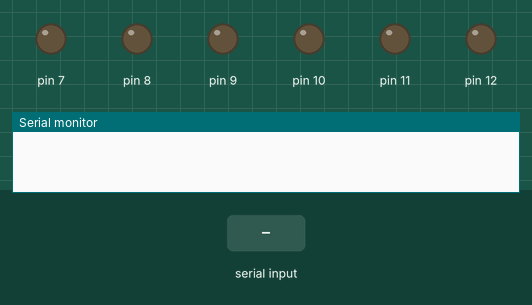
This sketch was run on a simulated Arduino Uno, built with avr-gcc and run on an emulated ATmega328P. Shown: output pins drawn as LEDs (lit = HIGH), the last lines printed to the serial monitor. Inputs (shaded band) come from the test bench.

Above: at 1.2 s.
1.3 s: "7" received over the second serial link
At 2.7 s:
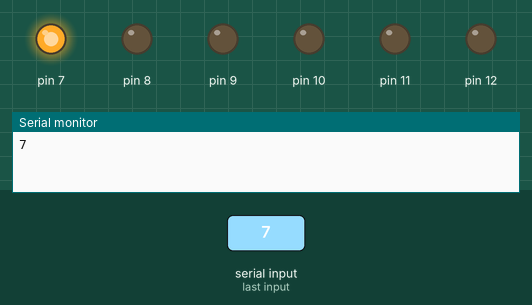
3.8 s: "8" received over the second serial link
At 5.8 s:
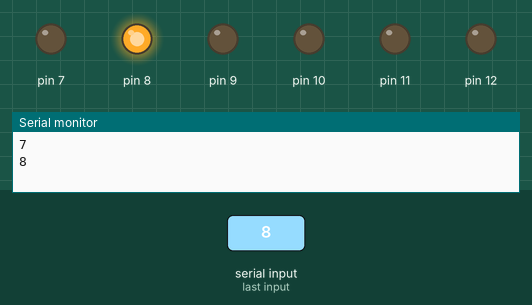
6.2 s: "9" received over the second serial link
At 7.6 s:
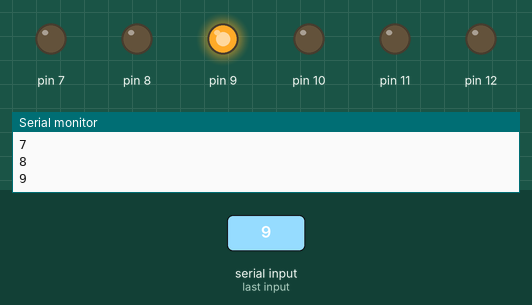
8.7 s: "10" received over the second serial link
At 10.7 s:
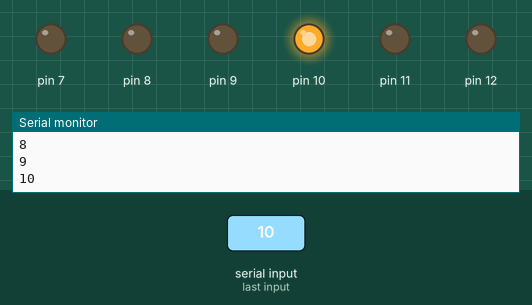
11.1 s: "11" received over the second serial link
At 12.5 s:
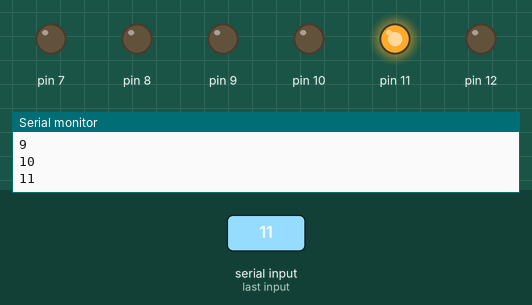
13.5 s: "12" received over the second serial link
At 15.6 s:
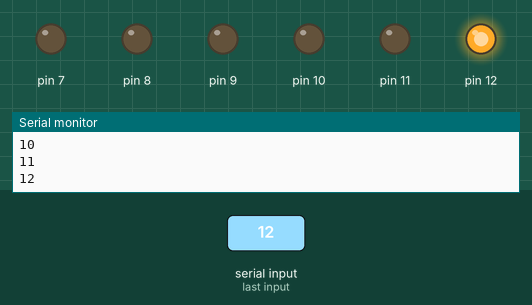
Timing chart, 0 to 17.0 s (numbered marks = the images above; inputs shaded):
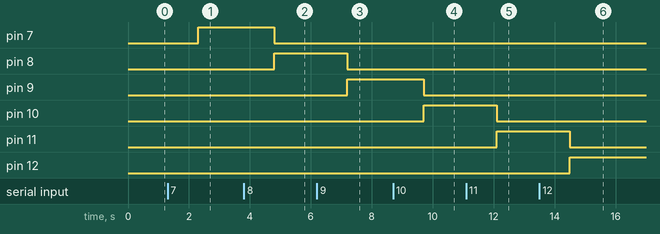

Measured:
- after the input at 1.3 s, pin 7: LOW → HIGH after 1.0 s
- after the input at 3.8 s, pin 7: HIGH → LOW after 1.0 s; pin 8: LOW → HIGH after 1.0 s
- after the input at 6.2 s, pin 8: HIGH → LOW after 1.0 s; pin 9: LOW → HIGH after 1.0 s
- after the input at 8.7 s, pin 9: HIGH → LOW after 1.0 s; pin 10: LOW → HIGH after 1.0 s
- after the input at 11.1 s, pin 10: HIGH → LOW after 1.0 s; pin 11: LOW → HIGH after 1.0 s
- after the input at 13.5 s, pin 11: HIGH → LOW after 1.0 s; pin 12: LOW → HIGH after 1.0 s

The sketch:

pov.ino
```cpp
#include <SoftwareSerial.h>
SoftwareSerial MyBlue(2, 3); // RX | TX


void setup() {
  Serial.begin(9600);
  MyBlue.begin(9600);

  DDRD |= B10000000;      //7 as output
  DDRB |= B00011111;      //8 to 12 as output

  PORTD &= B00000011;     //2 to 7 LOW
  PORTB &= B00000000;     //8 to 13 LOW

}

void loop() {
  if (MyBlue.available()>0) {
    String data=MyBlue.readString(); //reading the data from the bluetooth module
    PORTD &= B00000000; //Pins 7,8,9
    PORTB &= B00000000; //Pins 10
    if(data == "7"){
      PORTD |= B10000000; //Pins 7
    }
    else if (data == "8"){
      //PORTD |= B10000000; //Pins 7
      PORTB |= B00000001; //Pins 8
    }
    else if (data == "9"){
      //PORTD |= B10000000; //Pins 7
      PORTB |= B00000010; //Pins 8,9
    }
    else if (data == "10"){
      //PORTD |= B10000000; //Pins 7
      PORTB |= B00000100; //Pins 8,9,10
    }
    else if (data == "11"){
      //PORTD |= B10000000; //Pins 7
      PORTB |= B00001000; //Pins 8,9,10,11
    }
    else if (data == "12"){
      //PORTD |= B10000000; //Pins 7
      PORTB |= B00010000; //Pins 8,9,10,11
    }
    Serial.println(data);
    delay(1000);
  }
}
```
